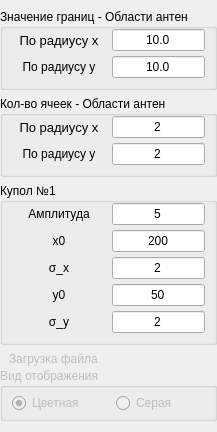
              <widget class="QWidget" name="widget_loading_data" native="true">
               <property name="styleSheet">
                <string notr="true"/>
               </property>
               <layout class="QVBoxLayout" name="verticalLayout_3">
                <property name="spacing">
                 <number>2</number>
                </property>
                <property name="leftMargin">
                 <number>0</number>
                </property>
                <property name="topMargin">
                 <number>0</number>
                </property>
                <property name="rightMargin">
                 <number>0</number>
                </property>
                <property name="bottomMargin">
                 <number>6</number>
                </property>
                <item>
                 <widget class="QWidget" name="widget_dome_parameters" native="true">
                  <layout class="QVBoxLayout" name="layout_dome_parameters">
                   <property name="leftMargin">
                    <number>0</number>
                   </property>
                   <property name="rightMargin">
                    <number>0</number>
                   </property>
                   <property name="bottomMargin">
                    <number>5</number>
                   </property>
                   <item>
                    <widget class="QGroupBox" name="groupBox_area_size">
                     <property name="sizePolicy">
                      <sizepolicy hsizetype="Preferred" vsizetype="Maximum">
                       <horstretch>0</horstretch>
                       <verstretch>0</verstretch>
                      </sizepolicy>
                     </property>
                     <property name="title">
                      <string>Значение границ - Области антен</string>
                     </property>
                     <property name="flat">
                      <bool>false</bool>
                     </property>
                     <layout class="QVBoxLayout" name="layout_area_size">
                      <property name="spacing">
                       <number>5</number>
                      </property>
                      <property name="leftMargin">
                       <number>0</number>
                      </property>
                      <property name="topMargin">
                       <number>0</number>
                      </property>
                      <property name="rightMargin">
                       <number>0</number>
                      </property>
                      <property name="bottomMargin">
                       <number>9</number>
                      </property>
                      <item>
                       <widget class="QWidget" name="widget_radius_x" native="true">
                        <property name="sizePolicy">
                         <sizepolicy hsizetype="Preferred" vsizetype="Maximum">
                          <horstretch>0</horstretch>
                          <verstretch>0</verstretch>
                         </sizepolicy>
                        </property>
                        <layout class="QHBoxLayout" name="layout_radius_x" stretch="1,1">
                         <property name="topMargin">
                          <number>0</number>
                         </property>
                         <property name="bottomMargin">
                          <number>0</number>
                         </property>
                         <item>
                          <widget class="QLabel" name="label_text_radius_x">
                           <property name="font">
                            <font>
                             <pointsize>10</pointsize>
                            </font>
                           </property>
                           <property name="text">
                            <string>По радиусу x</string>
                           </property>
                           <property name="alignment">
                            <set>Qt::AlignCenter</set>
                           </property>
                          </widget>
                         </item>
                         <item>
                          <widget class="QLineEdit" name="lineEdit_radius_x">
                           <property name="text">
                            <string>10.0</string>
                           </property>
                           <property name="alignment">
                            <set>Qt::AlignCenter</set>
                           </property>
                          </widget>
                         </item>
                        </layout>
                       </widget>
                      </item>
                      <item>
                       <widget class="QWidget" name="widget_radius_y" native="true">
                        <property name="sizePolicy">
                         <sizepolicy hsizetype="Preferred" vsizetype="Maximum">
                          <horstretch>0</horstretch>
                          <verstretch>0</verstretch>
                         </sizepolicy>
                        </property>
                        <layout class="QHBoxLayout" name="layout_radius_y" stretch="1,1">
                         <property name="topMargin">
                          <number>0</number>
                         </property>
                         <property name="rightMargin">
                          <number>9</number>
                         </property>
                         <property name="bottomMargin">
                          <number>0</number>
                         </property>
                         <item>
                          <widget class="QLabel" name="label_text_radius_y">
                           <property name="text">
                            <string>По радиусу y</string>
                           </property>
                           <property name="alignment">
                            <set>Qt::AlignCenter</set>
                           </property>
                          </widget>
                         </item>
                         <item>
                          <widget class="QLineEdit" name="lineEdit_radius_y">
                           <property name="text">
                            <string>10.0</string>
                           </property>
                           <property name="alignment">
                            <set>Qt::AlignCenter</set>
                           </property>
                          </widget>
                         </item>
                        </layout>
                       </widget>
                      </item>
                     </layout>
                    </widget>
                   </item>
                   <item>
                    <widget class="QGroupBox" name="groupBox_number_of_cells">
                     <property name="sizePolicy">
                      <sizepolicy hsizetype="Preferred" vsizetype="Maximum">
                       <horstretch>0</horstretch>
                       <verstretch>0</verstretch>
                      </sizepolicy>
                     </property>
                     <property name="title">
                      <string>Кол-во ячеек - Области антен</string>
                     </property>
                     <property name="flat">
                      <bool>false</bool>
                     </property>
                     <layout class="QVBoxLayout" name="layout_number_of_cells">
                      <property name="spacing">
                       <number>5</number>
                      </property>
                      <property name="leftMargin">
                       <number>0</number>
                      </property>
                      <property name="topMargin">
                       <number>0</number>
                      </property>
                      <property name="rightMargin">
                       <number>0</number>
                      </property>
                      <property name="bottomMargin">
                       <number>9</number>
                      </property>
                      <item>
                       <widget class="QWidget" name="widget_number_cells_x" native="true">
                        <property name="sizePolicy">
                         <sizepolicy hsizetype="Preferred" vsizetype="Maximum">
                          <horstretch>0</horstretch>
                          <verstretch>0</verstretch>
                         </sizepolicy>
                        </property>
                        <layout class="QHBoxLayout" name="layout_number_cells_x" stretch="1,1">
                         <property name="topMargin">
                          <number>0</number>
                         </property>
                         <property name="bottomMargin">
                          <number>0</number>
                         </property>
                         <item>
                          <widget class="QLabel" name="label_text_number_cells_x">
                           <property name="font">
                            <font>
                             <pointsize>10</pointsize>
                            </font>
                           </property>
                           <property name="text">
                            <string>По радиусу x</string>
                           </property>
                           <property name="alignment">
                            <set>Qt::AlignCenter</set>
                           </property>
                          </widget>
                         </item>
                         <item>
                          <widget class="QLineEdit" name="lineEdit_number_cells_x">
                           <property name="text">
                            <string>2</string>
                           </property>
                           <property name="alignment">
                            <set>Qt::AlignCenter</set>
                           </property>
                          </widget>
                         </item>
                        </layout>
                       </widget>
                      </item>
                      <item>
                       <widget class="QWidget" name="widget_number_cells_y" native="true">
                        <property name="sizePolicy">
                         <sizepolicy hsizetype="Preferred" vsizetype="Maximum">
                          <horstretch>0</horstretch>
                          <verstretch>0</verstretch>
                         </sizepolicy>
                        </property>
                        <layout class="QHBoxLayout" name="layout_number_cells_y" stretch="1,1">
                         <property name="topMargin">
                          <number>0</number>
                         </property>
                         <property name="rightMargin">
                          <number>9</number>
                         </property>
                         <property name="bottomMargin">
                          <number>0</number>
                         </property>
                         <item>
                          <widget class="QLabel" name="label_text_number_cells_y">
                           <property name="text">
                            <string>По радиусу y</string>
                           </property>
                           <property name="alignment">
                            <set>Qt::AlignCenter</set>
                           </property>
                          </widget>
                         </item>
                         <item>
                          <widget class="QLineEdit" name="lineEdit_number_cells_y">
                           <property name="text">
                            <string>2</string>
                           </property>
                           <property name="alignment">
                            <set>Qt::AlignCenter</set>
                           </property>
                          </widget>
                         </item>
                        </layout>
                       </widget>
                      </item>
                     </layout>
                    </widget>
                   </item>
                   <item>
                    <widget class="QGroupBox" name="groupBox_dome_1">
                     <property name="title">
                      <string>Купол №1</string>
                     </property>
                     <layout class="QVBoxLayout" name="layout_dome_1">
                      <property name="spacing">
                       <number>5</number>
                      </property>
                      <property name="leftMargin">
                       <number>0</number>
                      </property>
                      <property name="topMargin">
                       <number>0</number>
                      </property>
                      <property name="rightMargin">
                       <number>0</number>
                      </property>
                      <property name="bottomMargin">
                       <number>9</number>
                      </property>
                      <item>
                       <widget class="QWidget" name="widget_amplitude_1" native="true">
                        <property name="sizePolicy">
                         <sizepolicy hsizetype="Preferred" vsizetype="Maximum">
                          <horstretch>0</horstretch>
                          <verstretch>0</verstretch>
                         </sizepolicy>
                        </property>
                        <layout class="QHBoxLayout" name="layout_amplitude_1" stretch="1,1">
                         <property name="topMargin">
                          <number>0</number>
                         </property>
                         <property name="bottomMargin">
                          <number>0</number>
                         </property>
                         <item>
                          <widget class="QLabel" name="label_text_amplitude_1">
                           <property name="text">
                            <string>Амплитуда</string>
                           </property>
                           <property name="alignment">
                            <set>Qt::AlignCenter</set>
                           </property>
                          </widget>
                         </item>
                         <item>
                          <widget class="QLineEdit" name="lineEdit_amplitude_1">
                           <property name="text">
                            <string>5</string>
                           </property>
                           <property name="alignment">
                            <set>Qt::AlignCenter</set>
                           </property>
                          </widget>
                         </item>
                        </layout>
                       </widget>
                      </item>
                      <item>
                       <widget class="QWidget" name="widget_x0_1" native="true">
                        <property name="sizePolicy">
                         <sizepolicy hsizetype="Preferred" vsizetype="Maximum">
                          <horstretch>0</horstretch>
                          <verstretch>0</verstretch>
                         </sizepolicy>
                        </property>
                        <layout class="QHBoxLayout" name="layout_x0_1" stretch="1,1">
                         <property name="topMargin">
                          <number>0</number>
                         </property>
                         <property name="bottomMargin">
                          <number>0</number>
                         </property>
                         <item>
                          <widget class="QLabel" name="label_text_x0_1">
                           <property name="text">
                            <string>x0</string>
                           </property>
                           <property name="alignment">
                            <set>Qt::AlignCenter</set>
                           </property>
                          </widget>
                         </item>
                         <item>
                          <widget class="QLineEdit" name="lineEdit_x0_1">
                           <property name="text">
                            <string>200</string>
                           </property>
                           <property name="alignment">
                            <set>Qt::AlignCenter</set>
                           </property>
                          </widget>
                         </item>
                        </layout>
                       </widget>
                      </item>
                      <item>
                       <widget class="QWidget" name="widget_sigma_x_1" native="true">
                        <property name="sizePolicy">
                         <sizepolicy hsizetype="Preferred" vsizetype="Maximum">
                          <horstretch>0</horstretch>
                          <verstretch>0</verstretch>
                         </sizepolicy>
                        </property>
                        <layout class="QHBoxLayout" name="layout_sigma_x_1" stretch="1,1">
                         <property name="topMargin">
                          <number>0</number>
                         </property>
                         <property name="bottomMargin">
                          <number>0</number>
                         </property>
                         <item>
                          <widget class="QLabel" name="label_text_sigma_x_1">
                           <property name="text">
                            <string>σ_x</string>
                           </property>
                           <property name="alignment">
                            <set>Qt::AlignCenter</set>
                           </property>
                          </widget>
                         </item>
                         <item>
                          <widget class="QLineEdit" name="lineEdit_sigma_x_1">
                           <property name="text">
                            <string>2</string>
                           </property>
                           <property name="alignment">
                            <set>Qt::AlignCenter</set>
                           </property>
                          </widget>
                         </item>
                        </layout>
                       </widget>
                      </item>
                      <item>
                       <widget class="QWidget" name="widget_y0_1" native="true">
                        <property name="sizePolicy">
                         <sizepolicy hsizetype="Preferred" vsizetype="Maximum">
                          <horstretch>0</horstretch>
                          <verstretch>0</verstretch>
                         </sizepolicy>
                        </property>
                        <layout class="QHBoxLayout" name="layout_y0_1" stretch="1,1">
                         <property name="topMargin">
                          <number>0</number>
                         </property>
                         <property name="bottomMargin">
                          <number>0</number>
                         </property>
                         <item>
                          <widget class="QLabel" name="label_text_y0_1">
                           <property name="text">
                            <string>y0</string>
                           </property>
                           <property name="alignment">
                            <set>Qt::AlignCenter</set>
                           </property>
                          </widget>
                         </item>
                         <item>
                          <widget class="QLineEdit" name="lineEdit_y0_1">
                           <property name="text">
                            <string>50</string>
                           </property>
                           <property name="alignment">
                            <set>Qt::AlignCenter</set>
                           </property>
                          </widget>
                         </item>
                        </layout>
                       </widget>
                      </item>
                      <item>
                       <widget class="QWidget" name="widget_sigma_y_1" native="true">
                        <property name="sizePolicy">
                         <sizepolicy hsizetype="Preferred" vsizetype="Maximum">
                          <horstretch>0</horstretch>
                          <verstretch>0</verstretch>
                         </sizepolicy>
                        </property>
                        <layout class="QHBoxLayout" name="layout_sigma_y_1" stretch="1,1">
                         <property name="topMargin">
                          <number>0</number>
                         </property>
                         <property name="bottomMargin">
                          <number>0</number>
                         </property>
                         <item>
                          <widget class="QLabel" name="label_text_sigma_y_1">
                           <property name="text">
                            <string>σ_y</string>
                           </property>
                           <property name="alignment">
                            <set>Qt::AlignCenter</set>
                           </property>
                          </widget>
                         </item>
                         <item>
                          <widget class="QLineEdit" name="lineEdit_sigma_y_1">
                           <property name="text">
                            <string>2</string>
                           </property>
                           <property name="alignment">
                            <set>Qt::AlignCenter</set>
                           </property>
                          </widget>
                         </item>
                        </layout>
                       </widget>
                      </item>
                     </layout>
                    </widget>
                   </item>
                  </layout>
                 </widget>
                </item>
                <item>
                 <widget class="QWidget" name="widget_loading_pictures" native="true">
                  <property name="enabled">
                   <bool>false</bool>
                  </property>
                  <property name="styleSheet">
                   <string notr="true"/>
                  </property>
                  <layout class="QVBoxLayout" name="layout_loading_pictures">
                   <property name="spacing">
                    <number>0</number>
                   </property>
                   <property name="leftMargin">
                    <number>0</number>
                   </property>
                   <property name="topMargin">
                    <number>0</number>
                   </property>
                   <property name="rightMargin">
                    <number>0</number>
                   </property>
                   <property name="bottomMargin">
                    <number>5</number>
                   </property>
                   <item>
                    <widget class="QWidget" name="widget_path_to_picture" native="true">
                     <layout class="QHBoxLayout" name="layout_path_to_picture">
                      <property name="leftMargin">
                       <number>9</number>
                      </property>
                      <property name="topMargin">
                       <number>0</number>
                      </property>
                      <property name="rightMargin">
                       <number>9</number>
                      </property>
                      <property name="bottomMargin">
                       <number>2</number>
                      </property>
                      <item>
                       <widget class="QLabel" name="label_text_loading_pictures">
                        <property name="text">
                         <string>Загрузка файла</string>
                        </property>
                       </widget>
                      </item>
                     </layout>
                    </widget>
                   </item>
                   <item>
                    <widget class="QGroupBox" name="groupBox_picture_type">
                     <property name="title">
                      <string>Вид отображения</string>
                     </property>
                     <layout class="QHBoxLayout" name="layout_picture_type">
                      <property name="leftMargin">
                       <number>9</number>
                      </property>
                      <property name="topMargin">
                       <number>5</number>
                      </property>
                      <property name="rightMargin">
                       <number>0</number>
                      </property>
                      <property name="bottomMargin">
                       <number>5</number>
                      </property>
                      <item>
                       <widget class="QRadioButton" name="radioButton_color_picture">
                        <property name="text">
                         <string>Цветная</string>
                        </property>
                        <property name="checked">
                         <bool>true</bool>
                        </property>
                       </widget>
                      </item>
                      <item>
                       <widget class="QRadioButton" name="radioButton_gray_picture">
                        <property name="text">
                         <string>Серая</string>
                        </property>
                       </widget>
                      </item>
                     </layout>
                    </widget>
                   </item>
                  </layout>
                 </widget>
                </item>
               </layout>
              </widget>
